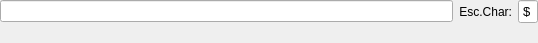
<?xml version="1.0" encoding="UTF-8"?>
<ui version="4.0">
 <class>HexFormat</class>
 <widget class="QWidget" name="HexFormat">
  <property name="geometry">
   <rect>
    <x>0</x>
    <y>0</y>
    <width>538</width>
    <height>41</height>
   </rect>
  </property>
  <property name="windowTitle">
   <string>Form</string>
  </property>
  <layout class="QGridLayout" name="gridLayout">
   <property name="margin">
    <number>0</number>
   </property>
   <item row="1" column="0">
    <widget class="QLabel" name="lblDescription"/>
   </item>
   <item row="0" column="0">
    <widget class="QLineEdit" name="edSendText"/>
   </item>
   <item row="0" column="2">
    <widget class="QLineEdit" name="edEscChar">
     <property name="sizePolicy">
      <sizepolicy hsizetype="Fixed" vsizetype="Fixed">
       <horstretch>0</horstretch>
       <verstretch>0</verstretch>
      </sizepolicy>
     </property>
     <property name="maximumSize">
      <size>
       <width>20</width>
       <height>16777215</height>
      </size>
     </property>
     <property name="font">
      <font>
       <pointsize>10</pointsize>
      </font>
     </property>
     <property name="text">
      <string>$</string>
     </property>
     <property name="maxLength">
      <number>1</number>
     </property>
     <property name="alignment">
      <set>Qt::AlignCenter</set>
     </property>
    </widget>
   </item>
   <item row="0" column="1">
    <widget class="QLabel" name="lblEsc">
     <property name="text">
      <string>Esc.Char:</string>
     </property>
     <property name="alignment">
      <set>Qt::AlignRight|Qt::AlignTrailing|Qt::AlignVCenter</set>
     </property>
    </widget>
   </item>
  </layout>
 </widget>
 <resources/>
 <connections/>
</ui>
